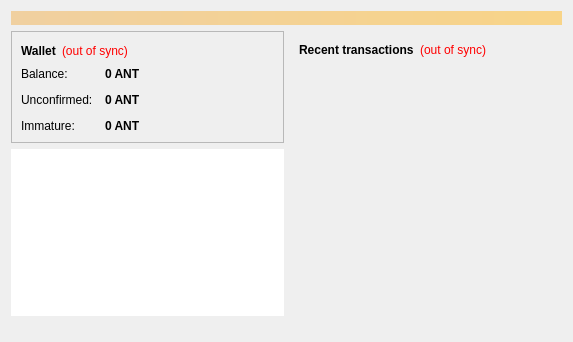
<?xml version="1.0" encoding="UTF-8"?>
<ui version="4.0">
 <class>OverviewPage</class>
 <widget class="QWidget" name="OverviewPage">
  <property name="geometry">
   <rect>
    <x>0</x>
    <y>0</y>
    <width>573</width>
    <height>342</height>
   </rect>
  </property>
  <property name="windowTitle">
   <string>Form</string>
  </property>
  <layout class="QVBoxLayout" name="topLayout">
   <item>
    <widget class="QLabel" name="labelAlerts">
     <property name="visible">
      <bool>false</bool>
     </property>
     <property name="styleSheet">
      <string notr="true">background-color: qlineargradient(x1: 0, y1: 0, x2: 1, y2: 0, stop:0 #F0D0A0, stop:1 #F8D488); color:#000000;</string>
     </property>
     <property name="wordWrap">
      <bool>true</bool>
     </property>
     <property name="margin">
      <number>3</number>
     </property>
    </widget>
   </item>
   <item>
    <layout class="QHBoxLayout" name="horizontalLayout" stretch="1,1">
     <item>
      <layout class="QVBoxLayout" name="verticalLayout_2">
       <item>
        <widget class="QFrame" name="frame">
         <property name="frameShape">
          <enum>QFrame::StyledPanel</enum>
         </property>
         <property name="frameShadow">
          <enum>QFrame::Raised</enum>
         </property>
         <layout class="QVBoxLayout" name="verticalLayout_4">
          <item>
           <layout class="QHBoxLayout" name="horizontalLayout_4">
            <item>
             <widget class="QLabel" name="label_5">
              <property name="font">
               <font>
                <weight>75</weight>
                <bold>true</bold>
               </font>
              </property>
              <property name="text">
               <string>Wallet</string>
              </property>
             </widget>
            </item>
            <item>
             <widget class="QLabel" name="labelWalletStatus">
              <property name="toolTip">
               <string>The displayed information may be out of date. Your wallet automatically synchronizes with the Antimatter network after a connection is established, but this process has not completed yet.</string>
              </property>
              <property name="styleSheet">
               <string notr="true">QLabel { color: red; }</string>
              </property>
              <property name="text">
               <string notr="true">(out of sync)</string>
              </property>
              <property name="alignment">
               <set>Qt::AlignLeading|Qt::AlignLeft|Qt::AlignVCenter</set>
              </property>
             </widget>
            </item>
            <item>
             <spacer name="horizontalSpacer_2">
              <property name="orientation">
               <enum>Qt::Horizontal</enum>
              </property>
              <property name="sizeHint" stdset="0">
               <size>
                <width>40</width>
                <height>20</height>
               </size>
              </property>
             </spacer>
            </item>
           </layout>
          </item>
          <item>
           <layout class="QFormLayout" name="formLayout_2">
            <property name="fieldGrowthPolicy">
             <enum>QFormLayout::AllNonFixedFieldsGrow</enum>
            </property>
            <property name="horizontalSpacing">
             <number>12</number>
            </property>
            <property name="verticalSpacing">
             <number>12</number>
            </property>
            <item row="0" column="0">
             <widget class="QLabel" name="label">
              <property name="text">
               <string>Balance:</string>
              </property>
             </widget>
            </item>
            <item row="0" column="1">
             <widget class="QLabel" name="labelBalance">
              <property name="font">
               <font>
                <weight>75</weight>
                <bold>true</bold>
               </font>
              </property>
              <property name="cursor">
               <cursorShape>IBeamCursor</cursorShape>
              </property>
              <property name="toolTip">
               <string>Your current balance</string>
              </property>
              <property name="text">
               <string notr="true">0 ANT</string>
              </property>
              <property name="textInteractionFlags">
               <set>Qt::LinksAccessibleByMouse|Qt::TextSelectableByKeyboard|Qt::TextSelectableByMouse</set>
              </property>
             </widget>
            </item>
            <item row="1" column="0">
             <widget class="QLabel" name="label_3">
              <property name="text">
               <string>Unconfirmed:</string>
              </property>
             </widget>
            </item>
            <item row="1" column="1">
             <widget class="QLabel" name="labelUnconfirmed">
              <property name="font">
               <font>
                <weight>75</weight>
                <bold>true</bold>
               </font>
              </property>
              <property name="cursor">
               <cursorShape>IBeamCursor</cursorShape>
              </property>
              <property name="toolTip">
               <string>Total of transactions that have yet to be confirmed, and do not yet count toward the current balance</string>
              </property>
              <property name="text">
               <string notr="true">0 ANT</string>
              </property>
              <property name="textInteractionFlags">
               <set>Qt::LinksAccessibleByMouse|Qt::TextSelectableByKeyboard|Qt::TextSelectableByMouse</set>
              </property>
             </widget>
            </item>
            <item row="2" column="0">
             <widget class="QLabel" name="labelImmatureText">
              <property name="text">
               <string>Immature:</string>
              </property>
             </widget>
            </item>
            <item row="2" column="1">
             <widget class="QLabel" name="labelImmature">
              <property name="font">
               <font>
                <weight>75</weight>
                <bold>true</bold>
               </font>
              </property>
              <property name="toolTip">
               <string>Mined balance that has not yet matured</string>
              </property>
              <property name="text">
               <string notr="true">0 ANT</string>
              </property>
              <property name="textInteractionFlags">
               <set>Qt::LinksAccessibleByMouse|Qt::TextSelectableByKeyboard|Qt::TextSelectableByMouse</set>
              </property>
             </widget>
            </item>
           </layout>
          </item>
         </layout>
        </widget>
       </item>
       <item>
        <widget class="QGraphicsView" name="graphicsView">
         <property name="styleSheet">
          <string notr="true">background-image: url(:/images/amlogo);
background-repeat: no-repeat;</string>
         </property>
         <property name="frameShape">
          <enum>QFrame::NoFrame</enum>
         </property>
         <property name="lineWidth">
          <number>0</number>
         </property>
         <property name="backgroundBrush">
          <brush brushstyle="NoBrush">
           <color alpha="0">
            <red>0</red>
            <green>0</green>
            <blue>0</blue>
           </color>
          </brush>
         </property>
        </widget>
       </item>
       <item>
        <spacer name="verticalSpacer">
         <property name="orientation">
          <enum>Qt::Vertical</enum>
         </property>
         <property name="sizeHint" stdset="0">
          <size>
           <width>20</width>
           <height>40</height>
          </size>
         </property>
        </spacer>
       </item>
      </layout>
     </item>
     <item>
      <layout class="QVBoxLayout" name="verticalLayout_3">
       <item>
        <widget class="QFrame" name="frame_2">
         <property name="styleSheet">
          <string notr="true">border-radius:5px;</string>
         </property>
         <property name="frameShape">
          <enum>QFrame::StyledPanel</enum>
         </property>
         <property name="frameShadow">
          <enum>QFrame::Raised</enum>
         </property>
         <property name="lineWidth">
          <number>1</number>
         </property>
         <layout class="QVBoxLayout" name="verticalLayout">
          <item>
           <layout class="QHBoxLayout" name="horizontalLayout_2">
            <item>
             <widget class="QLabel" name="label_4">
              <property name="text">
               <string>&lt;b&gt;Recent transactions&lt;/b&gt;</string>
              </property>
             </widget>
            </item>
            <item>
             <widget class="QLabel" name="labelTransactionsStatus">
              <property name="toolTip">
               <string>The displayed information may be out of date. Your wallet automatically synchronizes with the Antimatter network after a connection is established, but this process has not completed yet.</string>
              </property>
              <property name="styleSheet">
               <string notr="true">QLabel { color: red; }</string>
              </property>
              <property name="text">
               <string notr="true">(out of sync)</string>
              </property>
              <property name="alignment">
               <set>Qt::AlignRight|Qt::AlignTrailing|Qt::AlignVCenter</set>
              </property>
             </widget>
            </item>
            <item>
             <spacer name="horizontalSpacer">
              <property name="orientation">
               <enum>Qt::Horizontal</enum>
              </property>
              <property name="sizeHint" stdset="0">
               <size>
                <width>40</width>
                <height>20</height>
               </size>
              </property>
             </spacer>
            </item>
           </layout>
          </item>
          <item>
           <widget class="QListView" name="listTransactions">
            <property name="styleSheet">
             <string notr="true">background-color: rgba(255, 255, 255, 0);</string>
            </property>
            <property name="frameShape">
             <enum>QFrame::NoFrame</enum>
            </property>
            <property name="verticalScrollBarPolicy">
             <enum>Qt::ScrollBarAlwaysOff</enum>
            </property>
            <property name="horizontalScrollBarPolicy">
             <enum>Qt::ScrollBarAlwaysOff</enum>
            </property>
            <property name="selectionMode">
             <enum>QAbstractItemView::NoSelection</enum>
            </property>
           </widget>
          </item>
         </layout>
        </widget>
       </item>
       <item>
        <spacer name="verticalSpacer_2">
         <property name="orientation">
          <enum>Qt::Vertical</enum>
         </property>
         <property name="sizeHint" stdset="0">
          <size>
           <width>20</width>
           <height>40</height>
          </size>
         </property>
        </spacer>
       </item>
      </layout>
     </item>
    </layout>
   </item>
  </layout>
 </widget>
 <resources/>
 <connections/>
</ui>
